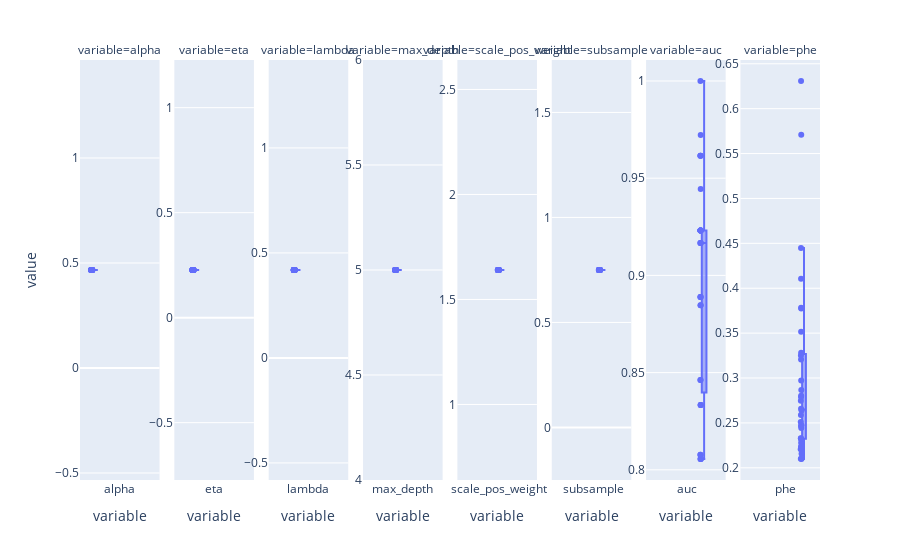

Notebook cell for this chart:
### Code cell
import plotly.express as px

fig_boxplot = px.box(
    bs_trials.drop("seed", axis="columns"), 
    points="all", 
    facet_col="variable", 
)

fig_boxplot.update_xaxes(matches=None)
fig_boxplot.update_yaxes(matches=None)
fig_boxplot.for_each_yaxis(lambda yaxis: yaxis.update(showticklabels=True))
fig_boxplot.show()

### Figure 1 — Plotly figure (JSON) as saved in the notebook; plotly's stock layout.template omitted (floating-point values rounded to 4 significant figures)
{"data": [{"alignmentgroup": "True", "boxpoints": "all", "hovertemplate": "variable=%{x}<br>value=%{y}<extra></extra>", "legendgroup": "", "marker": {"color": "#636efa"}, "name": "", "notched": false, "offsetgroup": "", "orientation": "v", "showlegend": false, "type": "box", "x": ["alpha", "alpha", "alpha", "alpha", "alpha", "alpha", "alpha", "alpha", "alpha", "alpha", "alpha", "alpha", "alpha", "alpha", "alpha", "alpha", "alpha", "alpha", "alpha", "alpha", "alpha", "alpha", "alpha", "alpha", "alpha", "alpha", "alpha", "alpha", "alpha", "alpha", "alpha", "alpha"], "x0": " ", "xaxis": "x", "y": [0.4666, 0.4666, 0.4666, 0.4666, 0.4666, 0.4666, 0.4666, 0.4666, 0.4666, 0.4666, 0.4666, 0.4666, 0.4666, 0.4666, 0.4666, 0.4666, 0.4666, 0.4666, 0.4666, 0.4666, 0.4666, 0.4666, 0.4666, 0.4666, 0.4666, 0.4666, 0.4666, 0.4666, 0.4666, 0.4666, 0.4666, 0.4666], "y0": " ", "yaxis": "y"}, {"alignmentgroup": "True", "boxpoints": "all", "hovertemplate": "variable=%{x}<br>value=%{y}<extra></extra>", "legendgroup": "", "marker": {"color": "#636efa"}, "name": "", "notched": false, "offsetgroup": "", "orientation": "v", "showlegend": false, "type": "box", "x": ["eta", "eta", "eta", "eta", "eta", "eta", "eta", "eta", "eta", "eta", "eta", "eta", "eta", "eta", "eta", "eta", "eta", "eta", "eta", "eta", "eta", "eta", "eta", "eta", "eta", "eta", "eta", "eta", "eta", "eta", "eta", "eta"], "x0": " ", "xaxis": "x2", "y": [0.2269, 0.2269, 0.2269, 0.2269, 0.2269, 0.2269, 0.2269, 0.2269, 0.2269, 0.2269, 0.2269, 0.2269, 0.2269, 0.2269, 0.2269, 0.2269, 0.2269, 0.2269, 0.2269, 0.2269, 0.2269, 0.2269, 0.2269, 0.2269, 0.2269, 0.2269, 0.2269, 0.2269, 0.2269, 0.2269, 0.2269, 0.2269], "y0": " ", "yaxis": "y2"}, {"alignmentgroup": "True", "boxpoints": "all", "hovertemplate": "variable=%{x}<br>value=%{y}<extra></extra>", "legendgroup": "", "marker": {"color": "#636efa"}, "name": "", "notched": false, "offsetgroup": "", "orientation": "v", "showlegend": false, "type": "box", "x": ["lambda", "lambda", "lambda", "lambda", "lambda", "lambda", "lambda", "lambda", "lambda", "lambda", "lambda", "lambda", "lambda", "lambda", "lambda", "lambda", "lambda", "lambda", "lambda", "lambda", "lambda", "lambda", "lambda", "lambda", "lambda", "lambda", "lambda", "lambda", "lambda", "lambda", "lambda", "lambda"], "x0": " ", "xaxis": "x3", "y": [0.4186, 0.4186, 0.4186, 0.4186, 0.4186, 0.4186, 0.4186, 0.4186, 0.4186, 0.4186, 0.4186, 0.4186, 0.4186, 0.4186, 0.4186, 0.4186, 0.4186, 0.4186, 0.4186, 0.4186, 0.4186, 0.4186, 0.4186, 0.4186, 0.4186, 0.4186, 0.4186, 0.4186, 0.4186, 0.4186, 0.4186, 0.4186], "y0": " ", "yaxis": "y3"}, {"alignmentgroup": "True", "boxpoints": "all", "hovertemplate": "variable=%{x}<br>value=%{y}<extra></extra>", "legendgroup": "", "marker": {"color": "#636efa"}, "name": "", "notched": false, "offsetgroup": "", "orientation": "v", "showlegend": false, "type": "box", "x": ["max_depth", "max_depth", "max_depth", "max_depth", "max_depth", "max_depth", "max_depth", "max_depth", "max_depth", "max_depth", "max_depth", "max_depth", "max_depth", "max_depth", "max_depth", "max_depth", "max_depth", "max_depth", "max_depth", "max_depth", "max_depth", "max_depth", "max_depth", "max_depth", "max_depth", "max_depth", "max_depth", "max_depth", "max_depth", "max_depth", "max_depth", "max_depth"], "x0": " ", "xaxis": "x4", "y": [5, 5, 5, 5, 5, 5, 5, 5, 5, 5, 5, 5, 5, 5, 5, 5, 5, 5, 5, 5, 5, 5, 5, 5, 5, 5, 5, 5, 5, 5, 5, 5], "y0": " ", "yaxis": "y4"}, {"alignmentgroup": "True", "boxpoints": "all", "hovertemplate": "variable=%{x}<br>value=%{y}<extra></extra>", "legendgroup": "", "marker": {"color": "#636efa"}, "name": "", "notched": false, "offsetgroup": "", "orientation": "v", "showlegend": false, "type": "box", "x": ["scale_pos_weight", "scale_pos_weight", "scale_pos_weight", "scale_pos_weight", "scale_pos_weight", "scale_pos_weight", "scale_pos_weight", "scale_pos_weight", "scale_pos_weight", "scale_pos_weight", "scale_pos_weight", "scale_pos_weight", "scale_pos_weight", "scale_pos_weight", "scale_pos_weight", "scale_pos_weight", "scale_pos_weight", "scale_pos_weight", "scale_pos_weight", "scale_pos_weight", "scale_pos_weight", "scale_pos_weight", "scale_pos_weight", "scale_pos_weight", "scale_pos_weight", "scale_pos_weight", "scale_pos_weight", "scale_pos_weight", "scale_pos_weight", "scale_pos_weight", "scale_pos_weight", "scale_pos_weight"], "x0": " ", "xaxis": "x5", "y": [1.64, 1.64, 1.64, 1.64, 1.64, 1.64, 1.64, 1.64, 1.64, 1.64, 1.64, 1.64, 1.64, 1.64, 1.64, 1.64, 1.64, 1.64, 1.64, 1.64, 1.64, 1.64, 1.64, 1.64, 1.64, 1.64, 1.64, 1.64, 1.64, 1.64, 1.64, 1.64], "y0": " ", "yaxis": "y5"}, {"alignmentgroup": "True", "boxpoints": "all", "hovertemplate": "variable=%{x}<br>value=%{y}<extra></extra>", "legendgroup": "", "marker": {"color": "#636efa"}, "name": "", "notched": false, "offsetgroup": "", "orientation": "v", "showlegend": false, "type": "box", "x": ["subsample", "subsample", "subsample", "subsample", "subsample", "subsample", "subsample", "subsample", "subsample", "subsample", "subsample", "subsample", "subsample", "subsample", "subsample", "subsample", "subsample", "subsample", "subsample", "subsample", "subsample", "subsample", "subsample", "subsample", "subsample", "subsample", "subsample", "subsample", "subsample", "subsample", "subsample", "subsample"], "x0": " ", "xaxis": "x6", "y": [0.7498, 0.7498, 0.7498, 0.7498, 0.7498, 0.7498, 0.7498, 0.7498, 0.7498, 0.7498, 0.7498, 0.7498, 0.7498, 0.7498, 0.7498, 0.7498, 0.7498, 0.7498, 0.7498, 0.7498, 0.7498, 0.7498, 0.7498, 0.7498, 0.7498, 0.7498, 0.7498, 0.7498, 0.7498, 0.7498, 0.7498, 0.7498], "y0": " ", "yaxis": "y6"}, {"alignmentgroup": "True", "boxpoints": "all", "hovertemplate": "variable=%{x}<br>value=%{y}<extra></extra>", "legendgroup": "", "marker": {"color": "#636efa"}, "name": "", "notched": false, "offsetgroup": "", "orientation": "v", "showlegend": false, "type": "box", "x": ["auc", "auc", "auc", "auc", "auc", "auc", "auc", "auc", "auc", "auc", "auc", "auc", "auc", "auc", "auc", "auc", "auc", "auc", "auc", "auc", "auc", "auc", "auc", "auc", "auc", "auc", "auc", "auc", "auc", "auc", "auc", "auc"], "x0": " ", "xaxis": "x7", "y": [0.8056, 0.8333, 0.9231, 0.9167, 0.8889, 0.8462, 0.9444, 0.9167, 0.8077, 0.8462, 0.8333, 0.9231, 0.8056, 0.8056, 0.9231, 0.9231, 0.9231, 0.9231, 0.8077, 0.8333, 0.9231, 0.8846, 0.8889, 0.8889, 0.9615, 1, 0.9167, 0.9722, 0.9231, 0.9615, 0.8846, 0.9615], "y0": " ", "yaxis": "y7"}, {"alignmentgroup": "True", "boxpoints": "all", "hovertemplate": "variable=%{x}<br>value=%{y}<extra></extra>", "legendgroup": "", "marker": {"color": "#636efa"}, "name": "", "notched": false, "offsetgroup": "", "orientation": "v", "showlegend": false, "type": "box", "x": ["phe", "phe", "phe", "phe", "phe", "phe", "phe", "phe", "phe", "phe", "phe", "phe", "phe", "phe", "phe", "phe", "phe", "phe", "phe", "phe", "phe", "phe", "phe", "phe", "phe", "phe", "phe", "phe", "phe", "phe", "phe", "phe"], "x0": " ", "xaxis": "x8", "y": [0.2866, 0.2318, 0.2587, 0.3207, 0.228, 0.2234, 0.3252, 0.3783, 0.4447, 0.6308, 0.279, 0.2101, 0.571, 0.2205, 0.2802, 0.3283, 0.2156, 0.2509, 0.3775, 0.2465, 0.2747, 0.3516, 0.4107, 0.2098, 0.2638, 0.2236, 0.2972, 0.2328, 0.2327, 0.2444, 0.2473, 0.2658], "y0": " ", "yaxis": "y8"}], "layout": {"annotations": [{"font": {}, "showarrow": false, "text": "variable=alpha", "x": 0.05375, "xanchor": "center", "xref": "paper", "y": 1, "yanchor": "bottom", "yref": "paper"}, {"font": {}, "showarrow": false, "text": "variable=eta", "x": 0.1812, "xanchor": "center", "xref": "paper", "y": 1, "yanchor": "bottom", "yref": "paper"}, {"font": {}, "showarrow": false, "text": "variable=lambda", "x": 0.3087, "xanchor": "center", "xref": "paper", "y": 1, "yanchor": "bottom", "yref": "paper"}, {"font": {}, "showarrow": false, "text": "variable=max_depth", "x": 0.4363, "xanchor": "center", "xref": "paper", "y": 1, "yanchor": "bottom", "yref": "paper"}, {"font": {}, "showarrow": false, "text": "variable=scale_pos_weight", "x": 0.5637, "xanchor": "center", "xref": "paper", "y": 1, "yanchor": "bottom", "yref": "paper"}, {"font": {}, "showarrow": false, "text": "variable=subsample", "x": 0.6912, "xanchor": "center", "xref": "paper", "y": 1, "yanchor": "bottom", "yref": "paper"}, {"font": {}, "showarrow": false, "text": "variable=auc", "x": 0.8188, "xanchor": "center", "xref": "paper", "y": 1, "yanchor": "bottom", "yref": "paper"}, {"font": {}, "showarrow": false, "text": "variable=phe", "x": 0.9463, "xanchor": "center", "xref": "paper", "y": 1, "yanchor": "bottom", "yref": "paper"}], "boxmode": "group", "legend": {"tracegroupgap": 0}, "margin": {"t": 60}, "xaxis": {"anchor": "y", "categoryarray": ["alpha", "eta", "lambda", "max_depth", "scale_pos_weight", "subsample", "auc", "phe"], "categoryorder": "array", "domain": [0, 0.1075], "title": {"text": "variable"}}, "xaxis2": {"anchor": "y2", "categoryarray": ["alpha", "eta", "lambda", "max_depth", "scale_pos_weight", "subsample", "auc", "phe"], "categoryorder": "array", "domain": [0.1275, 0.235], "title": {"text": "variable"}}, "xaxis3": {"anchor": "y3", "categoryarray": ["alpha", "eta", "lambda", "max_depth", "scale_pos_weight", "subsample", "auc", "phe"], "categoryorder": "array", "domain": [0.255, 0.3625], "title": {"text": "variable"}}, "xaxis4": {"anchor": "y4", "categoryarray": ["alpha", "eta", "lambda", "max_depth", "scale_pos_weight", "subsample", "auc", "phe"], "categoryorder": "array", "domain": [0.3825, 0.49], "title": {"text": "variable"}}, "xaxis5": {"anchor": "y5", "categoryarray": ["alpha", "eta", "lambda", "max_depth", "scale_pos_weight", "subsample", "auc", "phe"], "categoryorder": "array", "domain": [0.51, 0.6175], "title": {"text": "variable"}}, "xaxis6": {"anchor": "y6", "categoryarray": ["alpha", "eta", "lambda", "max_depth", "scale_pos_weight", "subsample", "auc", "phe"], "categoryorder": "array", "domain": [0.6375, 0.745], "title": {"text": "variable"}}, "xaxis7": {"anchor": "y7", "categoryarray": ["alpha", "eta", "lambda", "max_depth", "scale_pos_weight", "subsample", "auc", "phe"], "categoryorder": "array", "domain": [0.765, 0.8725], "title": {"text": "variable"}}, "xaxis8": {"anchor": "y8", "categoryarray": ["alpha", "eta", "lambda", "max_depth", "scale_pos_weight", "subsample", "auc", "phe"], "categoryorder": "array", "domain": [0.8925, 1], "title": {"text": "variable"}}, "yaxis": {"anchor": "x", "domain": [0, 1], "showticklabels": true, "title": {"text": "value"}}, "yaxis2": {"anchor": "x2", "domain": [0, 1], "showticklabels": true}, "yaxis3": {"anchor": "x3", "domain": [0, 1], "showticklabels": true}, "yaxis4": {"anchor": "x4", "domain": [0, 1], "showticklabels": true}, "yaxis5": {"anchor": "x5", "domain": [0, 1], "showticklabels": true}, "yaxis6": {"anchor": "x6", "domain": [0, 1], "showticklabels": true}, "yaxis7": {"anchor": "x7", "domain": [0, 1], "showticklabels": true}, "yaxis8": {"anchor": "x8", "domain": [0, 1], "showticklabels": true}}}
